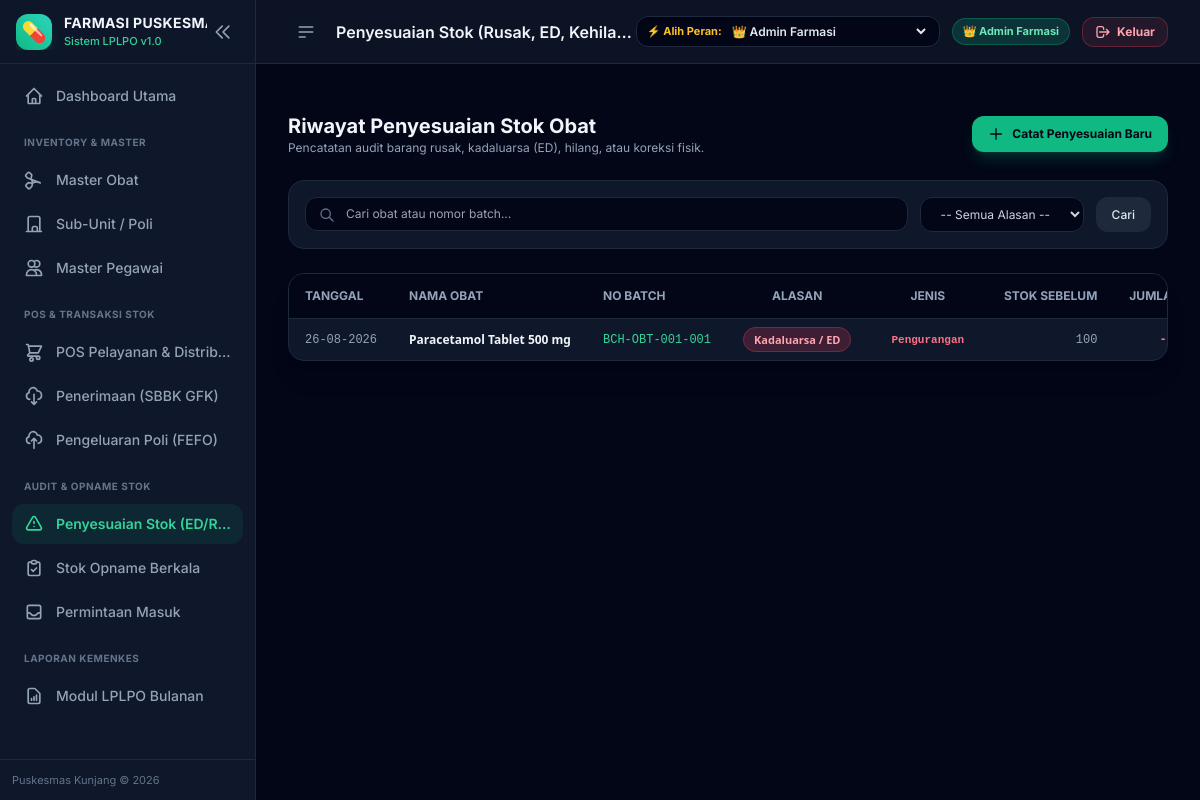
Screenshot of /penyesuaian/ (signed in) with the database file from the repository.
### app/models.py (models this page shows, shortened)
class BaseModel(db.Model):
    __abstract__ = True

class PenyesuaianStok(BaseModel):
    __tablename__ = 'penyesuaian_stok'
    id = db.Column(db.Integer, primary_key=True)
    batch_id = db.Column(db.Integer, db.ForeignKey('batch_obat.id'), nullable=False)
    obat_id = db.Column(db.Integer, db.ForeignKey('obat.id'), nullable=False)
    jenis_penyesuaian = db.Column(db.String(20), nullable=False)  # 'Pengurangan' atau 'Penambahan'
    kategori_alasan = db.Column(db.String(50), nullable=False)   # 'Rusak', 'Hilang', 'Expired (ED)', 'Koreksi Fisik', 'Lain-lain'
    stok_sebelum = db.Column(db.Integer, nullable=False)
    jumlah_penyesuaian = db.Column(db.Integer, nullable=False)
    stok_setelah = db.Column(db.Integer, nullable=False)
    tanggal_penyesuaian = db.Column(db.Date, default=date.today)
    keterangan = db.Column(db.Text)
    petugas = db.Column(db.String(100), default='Daril Rahmatullah, S. Farm.')
    created_at = db.Column(db.DateTime, default=datetime.utcnow)
    batch = db.relationship('BatchObat')
    obat = db.relationship('Obat')

class Obat(BaseModel):
    __tablename__ = 'obat'
    id = db.Column(db.Integer, primary_key=True)
    kode_obat = db.Column(db.String(50), unique=True, nullable=False, index=True)
    nama_obat = db.Column(db.String(150), nullable=False)
    bentuk_sediaan = db.Column(db.String(50), default='Tablet')
    satuan = db.Column(db.String(30), default='Tablet')
    kategori = db.Column(db.String(50), default='Generik')
    harga_satuan = db.Column(db.Float, default=0.0)
    stok_minimum = db.Column(db.Integer, default=10)
    buffer_percent = db.Column(db.Float, default=0.20)
    created_at = db.Column(db.DateTime, default=datetime.utcnow)
    batches = db.relationship('BatchObat', backref='obat', lazy=True, cascade="all, delete-orphan")

class BatchObat(BaseModel):
    __tablename__ = 'batch_obat'
    id = db.Column(db.Integer, primary_key=True)
    obat_id = db.Column(db.Integer, db.ForeignKey('obat.id'), nullable=False)
    no_batch = db.Column(db.String(50), nullable=False)
    expired_date = db.Column(db.Date, nullable=False)
    stok_awal = db.Column(db.Integer, default=0)
    stok_sekarang = db.Column(db.Integer, default=0)
    sumber_dana = db.Column(db.String(50), default='APBD')
    harga_batch = db.Column(db.Float, default=0.0)
    created_at = db.Column(db.DateTime, default=datetime.utcnow)

### app/routes/penyesuaian.py (the view)
@penyesuaian_bp.route('/')
def list_penyesuaian():
    page = request.args.get('page', 1, type=int)
    query = request.args.get('q', '').strip()
    alasan_filter = request.args.get('alasan', '').strip()
    penyesuaian_query = PenyesuaianStok.query.join(Obat).join(BatchObat)
    if query:
        penyesuaian_query = penyesuaian_query.filter(
            (Obat.nama_obat.ilike(f'%{query}%')) |
            (Obat.kode_obat.ilike(f'%{query}%')) |
            (BatchObat.no_batch.ilike(f'%{query}%'))
        )
    if alasan_filter:
        penyesuaian_query = penyesuaian_query.filter(PenyesuaianStok.kategori_alasan == alasan_filter)
    pagination = penyesuaian_query.order_by(PenyesuaianStok.created_at.desc()).paginate(page=page, per_page=15, error_out=False)
    records = pagination.items
    obats = Obat.query.order_by(Obat.nama_obat.asc()).all()
    return render_template('penyesuaian/list.html', records=records, pagination=pagination, obats=obats, query=query, selected_alasan=alasan_filter)

### app/templates/penyesuaian/list.html (shortened to what this page needs)
{% extends 'base.html' %}
{% block header_title %}Penyesuaian Stok (Rusak, ED, Kehilangan & Koreksi){% endblock %}
{% block content %}
<div class="space-y-6">
    <div class="flex flex-col sm:flex-row items-start sm:items-center justify-between gap-4">
        <div>
            <h3 class="text-xl font-bold text-slate-100">Riwayat Penyesuaian Stok Obat</h3>
            <p class="text-xs text-slate-400">Pencatatan audit barang rusak, kadaluarsa (ED), hilang, atau koreksi fisik.</p>
        </div>
        <a href="{{ url_for('penyesuaian.tambah_penyesuaian') }}" class="px-4 py-2.5 bg-emerald-500 hover:bg-emerald-400 text-slate-950 font-bold rounded-xl transition-all shadow-lg shadow-emerald-500/20 text-xs flex items-center gap-2">
            <svg class="w-4 h-4" fill="none" stroke="currentColor" viewBox="0 0 24 24"><path stroke-linecap="round" stroke-linejoin="round" stroke-width="2" d="M12 4v16m8-8H4"/></svg>
            Catat Penyesuaian Baru
        </a>
    </div>
    <div class="bg-slate-900 p-4 rounded-2xl border border-slate-800 flex flex-col md:flex-row gap-4 justify-between items-center">
        <form method="GET" action="{{ url_for('penyesuaian.list_penyesuaian') }}" class="flex flex-col sm:flex-row gap-3 w-full">
            <div class="relative flex-1">
                <input type="text" name="q" value="{{ query }}" placeholder="Cari obat atau nomor batch..." class="w-full pl-10 pr-4 py-2 bg-slate-950 border border-slate-800 rounded-xl text-xs text-slate-100 focus:outline-none focus:border-emerald-500">
                <svg class="w-4 h-4 text-slate-500 absolute left-3.5 top-2.5" fill="none" stroke="currentColor" viewBox="0 0 24 24"><path stroke-linecap="round" stroke-linejoin="round" stroke-width="2" d="M21 21l-6-6m2-5a7 7 0 11-14 0 7 7 0 0114 0z"/></svg>
            </div>
            <select name="alasan" onchange="this.form.submit()" class="bg-slate-950 border border-slate-800 text-xs text-slate-300 rounded-xl px-4 py-2 focus:outline-none focus:border-emerald-500">
                <option value="">-- Semua Alasan --</option>
            </select>
            <button type="submit" class="px-4 py-2 bg-slate-800 hover:bg-slate-700 text-slate-200 text-xs font-medium rounded-xl">Cari</button>
        </form>
    </div>
    <div class="bg-slate-900 rounded-2xl border border-slate-800 overflow-hidden shadow-xl">
        <div class="overflow-x-auto">
            <table class="w-full text-xs text-left">
                <thead class="bg-slate-950 text-slate-400 uppercase font-semibold border-b border-slate-800 whitespace-nowrap">
                    <tr>
                        <th class="px-4 py-3.5">Tanggal</th>
                        <th class="px-4 py-3.5">Nama Obat</th>
                        <th class="px-4 py-3.5">No Batch</th>
                        <th class="px-4 py-3.5 text-center">Alasan</th>
                        <th class="px-4 py-3.5 text-center">Jenis</th>
                        <th class="px-4 py-3.5 text-right">Stok Sebelum</th>
                        <th class="px-4 py-3.5 text-right">Jumlah</th>
                    </tr>
                </thead>
                <tbody class="divide-y divide-slate-800/60 font-sans">
                    {% if records %}
                        {% for r in records %}
                        <tr class="hover:bg-slate-800/40 transition-colors">
                            <td class="px-4 py-3 font-mono text-slate-400 whitespace-nowrap">{{ r.tanggal_penyesuaian.strftime('%d-%m-%Y') }}</td>
                            <td class="px-4 py-3 font-bold text-slate-100 whitespace-nowrap">{{ r.obat.nama_obat }}</td>
                            <td class="px-4 py-3 font-mono text-emerald-400 whitespace-nowrap">{{ r.batch.no_batch }}</td>
                            <td class="px-4 py-3 text-center whitespace-nowrap">
                                <span class="px-2.5 py-1 rounded-full text-[11px] font-bold {{ 'bg-rose-500/20 text-rose-300 border border-rose-500/30' if r.kategori_alasan in ['Rusak / Cacat', 'Kadaluarsa / ED', 'Kehilangan'] else 'bg-amber-500/20 text-amber-300 border border-amber-500/30' }}">
                                    {{ r.kategori_alasan }}
                                </span>
                            </td>
                            <td class="px-4 py-3 text-center whitespace-nowrap">
                                <span class="px-2 py-0.5 rounded text-[11px] font-mono font-bold {{ 'text-rose-400' if r.jenis_penyesuaian == 'Pengurangan' else 'text-emerald-400' }}">
                                    {{ r.jenis_penyesuaian }}
                                </span>
                            </td>
                            <td class="px-4 py-3 text-right font-mono text-slate-400 whitespace-nowrap">{{ r.stok_sebelum|number }}</td>
                            <td class="px-4 py-3 text-right font-mono font-bold whitespace-nowrap {{ 'text-rose-400' if r.jenis_penyesuaian == 'Pengurangan' else 'text-emerald-400' }}">
                                {{ '-' if r.jenis_penyesuaian == 'Pengurangan' else '+' }}{{ r.jumlah_penyesuaian|number }}
                            </td>
                        </tr>
                        {% endfor %}
                    {% else %}
                        <tr>
                            <td colspan="9" class="text-center py-8 text-slate-500 text-xs">
                                Belum ada riwayat penyesuaian stok obat.
                            </td>
                        </tr>
                    {% endif %}
                </tbody>
            </table>
        </div>
    </div>
</div>
{% endblock %}

### app/templates/base.html (style rules this page uses)
body { font-family: 'Inter', sans-serif; }

### rows the page displays
PenyesuaianStok: tanggal_penyesuaian "26-08-2026", obat.nama_obat "Paracetamol Tablet 500 mg", batch.no_batch "BCH-OBT-001-001", kategori_alasan "Kadaluarsa / ED", jenis_penyesuaian "Pengurangan", stok_sebelum|number "100", jenis_penyesuaian "-"

### other values shown
form field value "👑 Admin Farmasi"
